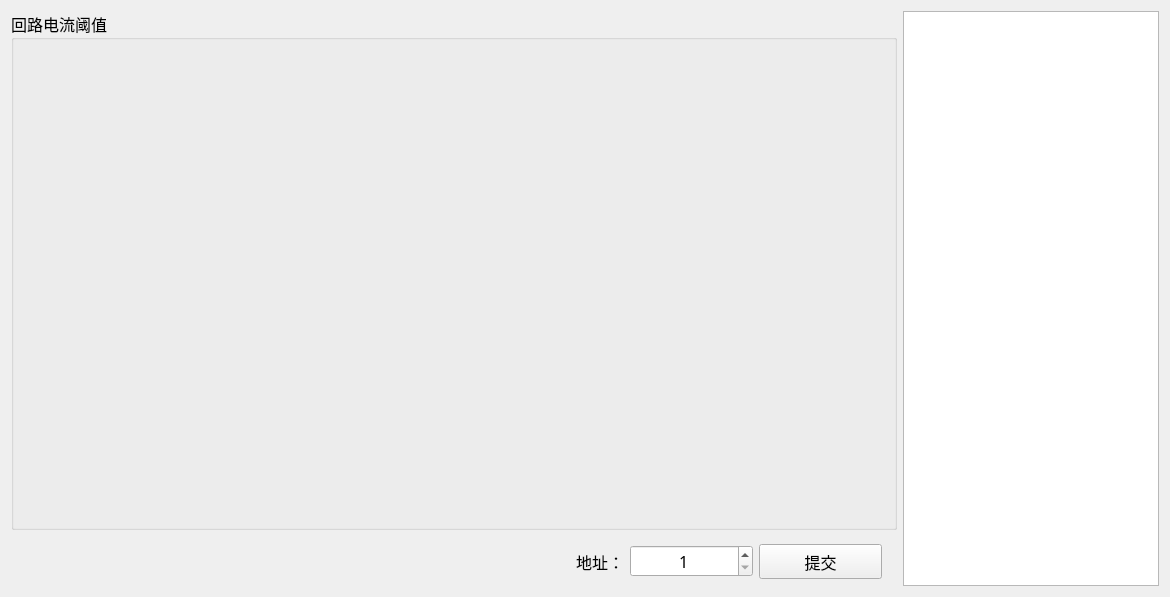
<?xml version="1.0" encoding="UTF-8"?>
<ui version="4.0">
 <class>ZSet_LoopWid</class>
 <widget class="QWidget" name="ZSet_LoopWid">
  <property name="geometry">
   <rect>
    <x>0</x>
    <y>0</y>
    <width>1170</width>
    <height>597</height>
   </rect>
  </property>
  <property name="windowTitle">
   <string>Form</string>
  </property>
  <layout class="QGridLayout" name="gridLayout">
   <item row="0" column="0">
    <layout class="QVBoxLayout" name="verticalLayout">
     <item>
      <widget class="QGroupBox" name="curGroup">
       <property name="font">
        <font>
         <family>微软雅黑</family>
         <pointsize>12</pointsize>
        </font>
       </property>
       <property name="title">
        <string>回路电流阈值</string>
       </property>
      </widget>
     </item>
     <item>
      <widget class="QWidget" name="widget" native="true">
       <property name="maximumSize">
        <size>
         <width>16777215</width>
         <height>50</height>
        </size>
       </property>
       <widget class="QWidget" name="layoutWidget_2">
        <property name="geometry">
         <rect>
          <x>490</x>
          <y>0</y>
          <width>381</width>
          <height>51</height>
         </rect>
        </property>
        <layout class="QHBoxLayout" name="horizontalLayout">
         <item>
          <widget class="QLabel" name="label">
           <property name="minimumSize">
            <size>
             <width>100</width>
             <height>30</height>
            </size>
           </property>
           <property name="font">
            <font>
             <family>微软雅黑</family>
             <pointsize>12</pointsize>
            </font>
           </property>
           <property name="text">
            <string>地址：</string>
           </property>
           <property name="alignment">
            <set>Qt::AlignRight|Qt::AlignTrailing|Qt::AlignVCenter</set>
           </property>
          </widget>
         </item>
         <item>
          <widget class="QSpinBox" name="spinBox">
           <property name="minimumSize">
            <size>
             <width>100</width>
             <height>30</height>
            </size>
           </property>
           <property name="font">
            <font>
             <family>微软雅黑</family>
             <pointsize>12</pointsize>
            </font>
           </property>
           <property name="alignment">
            <set>Qt::AlignCenter</set>
           </property>
           <property name="minimum">
            <number>1</number>
           </property>
          </widget>
         </item>
         <item>
          <widget class="QPushButton" name="pushButton">
           <property name="minimumSize">
            <size>
             <width>120</width>
             <height>35</height>
            </size>
           </property>
           <property name="font">
            <font>
             <family>微软雅黑</family>
             <pointsize>12</pointsize>
            </font>
           </property>
           <property name="text">
            <string>提交</string>
           </property>
          </widget>
         </item>
        </layout>
       </widget>
      </widget>
     </item>
    </layout>
   </item>
   <item row="0" column="1">
    <widget class="QTextEdit" name="textEdit">
     <property name="sizePolicy">
      <sizepolicy hsizetype="Expanding" vsizetype="Expanding">
       <horstretch>0</horstretch>
       <verstretch>0</verstretch>
      </sizepolicy>
     </property>
     <property name="minimumSize">
      <size>
       <width>256</width>
       <height>400</height>
      </size>
     </property>
     <property name="maximumSize">
      <size>
       <width>256</width>
       <height>16777215</height>
      </size>
     </property>
     <property name="font">
      <font>
       <family>微软雅黑</family>
       <pointsize>12</pointsize>
      </font>
     </property>
    </widget>
   </item>
  </layout>
 </widget>
 <resources/>
 <connections/>
</ui>
